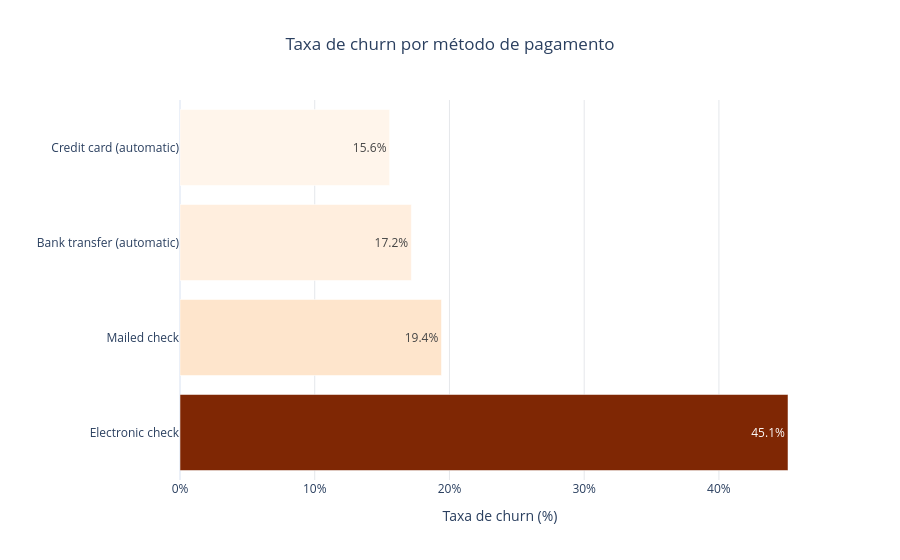

Write notebook code for a chart like this one.
### Markdown cell above
### Pergunta 6 — O método de pagamento e o tipo de internet estão associados ao churn?

### Code cell
def tabela_taxa_por_categoria(df, coluna, nome_categoria):
    tabela = (
        df.groupby(coluna, observed=True)
        .agg(Clientes=("id_cliente", "size"), Cancelamentos=("CancelamentoBinario", "sum"))
        .reset_index()
        .rename(columns={coluna: nome_categoria})
    )
    tabela["TaxaChurnPct"] = tabela["Cancelamentos"] / tabela["Clientes"] * 100
    return tabela.sort_values("TaxaChurnPct", ascending=False)

gold_churn_pagamento = tabela_taxa_por_categoria(df_gold, "MetodoPagamento", "MetodoPagamento")
display(gold_churn_pagamento)

fig = px.bar(
    gold_churn_pagamento, x="TaxaChurnPct", y="MetodoPagamento", orientation="h",
    text=gold_churn_pagamento["TaxaChurnPct"].map(lambda x: f"{x:.1f}%"),
    custom_data=["Clientes", "Cancelamentos"], color="TaxaChurnPct", color_continuous_scale="Oranges",
    title="Taxa de churn por método de pagamento",
    labels={"TaxaChurnPct": "Taxa de churn (%)", "MetodoPagamento": "Método de pagamento"},
    template="plotly_white"
)
fig.update_traces(hovertemplate="<b>%{y}</b><br>Taxa de churn: %{x:.1f}%<br>Clientes: %{customdata[0]:,}<br>Cancelamentos: %{customdata[1]:,}<extra></extra>")
fig.update_layout(title_x=0.5, coloraxis_showscale=False, xaxis=dict(ticksuffix="%", gridcolor="#E5E7EB"), yaxis_title="")
fig.show()

### Figure 1 — Plotly figure (JSON) as saved in the notebook; plotly's stock layout.template omitted (floating-point values rounded to 4 significant figures)
{"data": [{"customdata": [[1888, 852], [1283, 249], [1229, 211], [1234, 192]], "hovertemplate": "<b>%{y}</b><br>Taxa de churn: %{x:.1f}%<br>Clientes: %{customdata[0]:,}<br>Cancelamentos: %{customdata[1]:,}<extra></extra>", "legendgroup": "", "marker": {"color": [45.13, 19.41, 17.17, 15.56], "coloraxis": "coloraxis", "pattern": {"shape": ""}}, "name": "", "orientation": "h", "showlegend": false, "text": ["45.1%", "19.4%", "17.2%", "15.6%"], "textposition": "auto", "type": "bar", "x": [45.13, 19.41, 17.17, 15.56], "xaxis": "x", "y": ["Electronic check", "Mailed check", "Bank transfer (automatic)", "Credit card (automatic)"], "yaxis": "y"}], "layout": {"barmode": "relative", "coloraxis": {"autocolorscale": false, "colorbar": {"title": {"text": "Taxa de churn (%)"}}, "colorscale": [[0, "rgb(255,245,235)"], [0.125, "rgb(254,230,206)"], [0.25, "rgb(253,208,162)"], [0.375, "rgb(253,174,107)"], [0.5, "rgb(253,141,60)"], [0.625, "rgb(241,105,19)"], [0.75, "rgb(217,72,1)"], [0.875, "rgb(166,54,3)"], [1, "rgb(127,39,4)"]], "showscale": false}, "legend": {"tracegroupgap": 0}, "title": {"text": "Taxa de churn por método de pagamento", "x": 0.5}, "xaxis": {"anchor": "y", "domain": [0, 1], "gridcolor": "#E5E7EB", "ticksuffix": "%", "title": {"text": "Taxa de churn (%)"}}, "yaxis": {"anchor": "x", "domain": [0, 1], "title": {"text": ""}}}}
